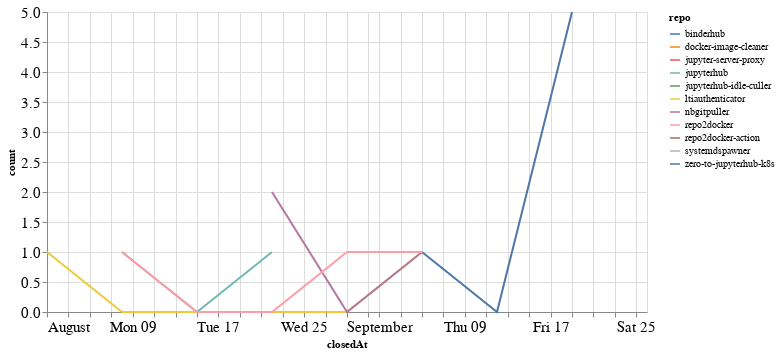

Notebook cell for this chart:
### Code cell
closed_by_time = closed_by.groupby('repo').resample('W', on='closedAt').count()['author'].reset_index()
closed_by_time = closed_by_time.rename(columns={'author': 'count'})

alt.Chart(closed_by_time, width=600).mark_line().encode(
    x='closedAt',
    y='count',
    color='repo',
    tooltip="repo"
)

### Figure 1 — Vega-Lite specification as saved in the notebook (floating-point values rounded to 4 significant figures)
{"config": {"axisLeft": {"labelFontSize": 15}, "axisBottom": {"labelFontSize": 15}}, "data": {"name": "data-320af9f367f59dc8041db35ad11fa310"}, "mark": "line", "encoding": {"color": {"type": "nominal", "field": "repo"}, "tooltip": {"type": "nominal", "field": "repo"}, "x": {"type": "temporal", "field": "closedAt"}, "y": {"type": "quantitative", "field": "count"}}, "width": 600, "$schema": "https://vega.github.io/schema/vega-lite/v4.8.1.json", "datasets": {"data-320af9f367f59dc8041db35ad11fa310": [{"repo": "binderhub", "closedAt": "2021-09-05T00:00:00", "count": 1}, {"repo": "binderhub", "closedAt": "2021-09-12T00:00:00", "count": 0}, {"repo": "binderhub", "closedAt": "2021-09-19T00:00:00", "count": 5}, {"repo": "docker-image-cleaner", "closedAt": "2021-09-19T00:00:00", "count": 2}, {"repo": "jupyter-server-proxy", "closedAt": "2021-08-29T00:00:00", "count": 2}, {"repo": "jupyterhub", "closedAt": "2021-08-08T00:00:00", "count": 1}, {"repo": "jupyterhub", "closedAt": "2021-08-15T00:00:00", "count": 0}, {"repo": "jupyterhub", "closedAt": "2021-08-22T00:00:00", "count": 1}, {"repo": "jupyterhub-idle-culler", "closedAt": "2021-09-26T00:00:00", "count": 1}, {"repo": "ltiauthenticator", "closedAt": "2021-08-01T00:00:00", "count": 1}, {"repo": "ltiauthenticator", "closedAt": "2021-08-08T00:00:00", "count": 0}, {"repo": "ltiauthenticator", "closedAt": "2021-08-15T00:00:00", "count": 0}, {"repo": "ltiauthenticator", "closedAt": "2021-08-22T00:00:00", "count": 0}, {"repo": "ltiauthenticator", "closedAt": "2021-08-29T00:00:00", "count": 0}, {"repo": "ltiauthenticator", "closedAt": "2021-09-05T00:00:00", "count": 1}, {"repo": "nbgitpuller", "closedAt": "2021-08-22T00:00:00", "count": 2}, {"repo": "nbgitpuller", "closedAt": "2021-08-29T00:00:00", "count": 0}, {"repo": "nbgitpuller", "closedAt": "2021-09-05T00:00:00", "count": 1}, {"repo": "repo2docker", "closedAt": "2021-08-08T00:00:00", "count": 1}, {"repo": "repo2docker", "closedAt": "2021-08-15T00:00:00", "count": 0}, {"repo": "repo2docker", "closedAt": "2021-08-22T00:00:00", "count": 0}, {"repo": "repo2docker", "closedAt": "2021-08-29T00:00:00", "count": 1}, {"repo": "repo2docker", "closedAt": "2021-09-05T00:00:00", "count": 1}, {"repo": "repo2docker-action", "closedAt": "2021-09-19T00:00:00", "count": 1}, {"repo": "systemdspawner", "closedAt": "2021-08-08T00:00:00", "count": 1}, {"repo": "zero-to-jupyterhub-k8s", "closedAt": "2021-09-26T00:00:00", "count": 1}]}}
